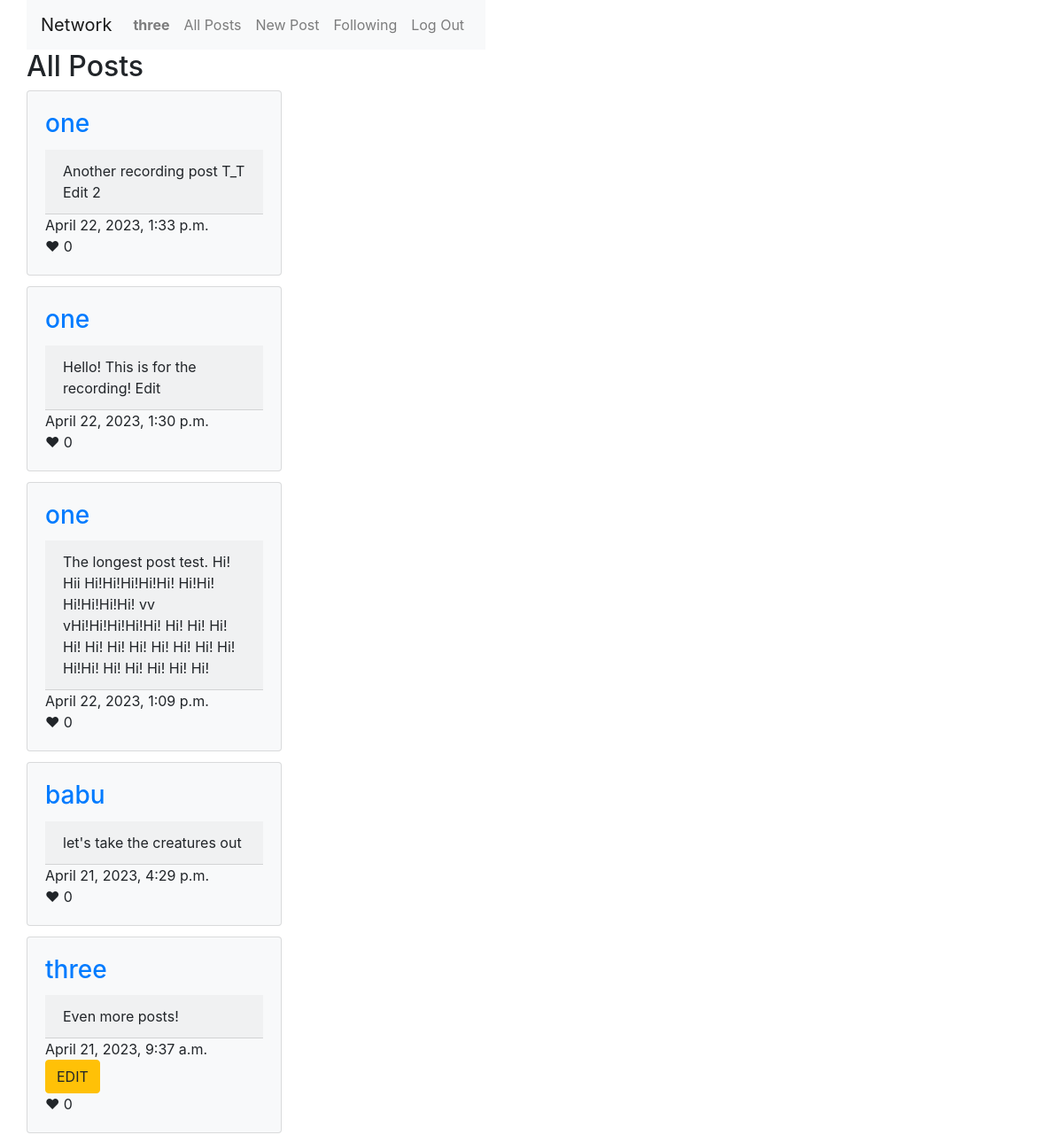
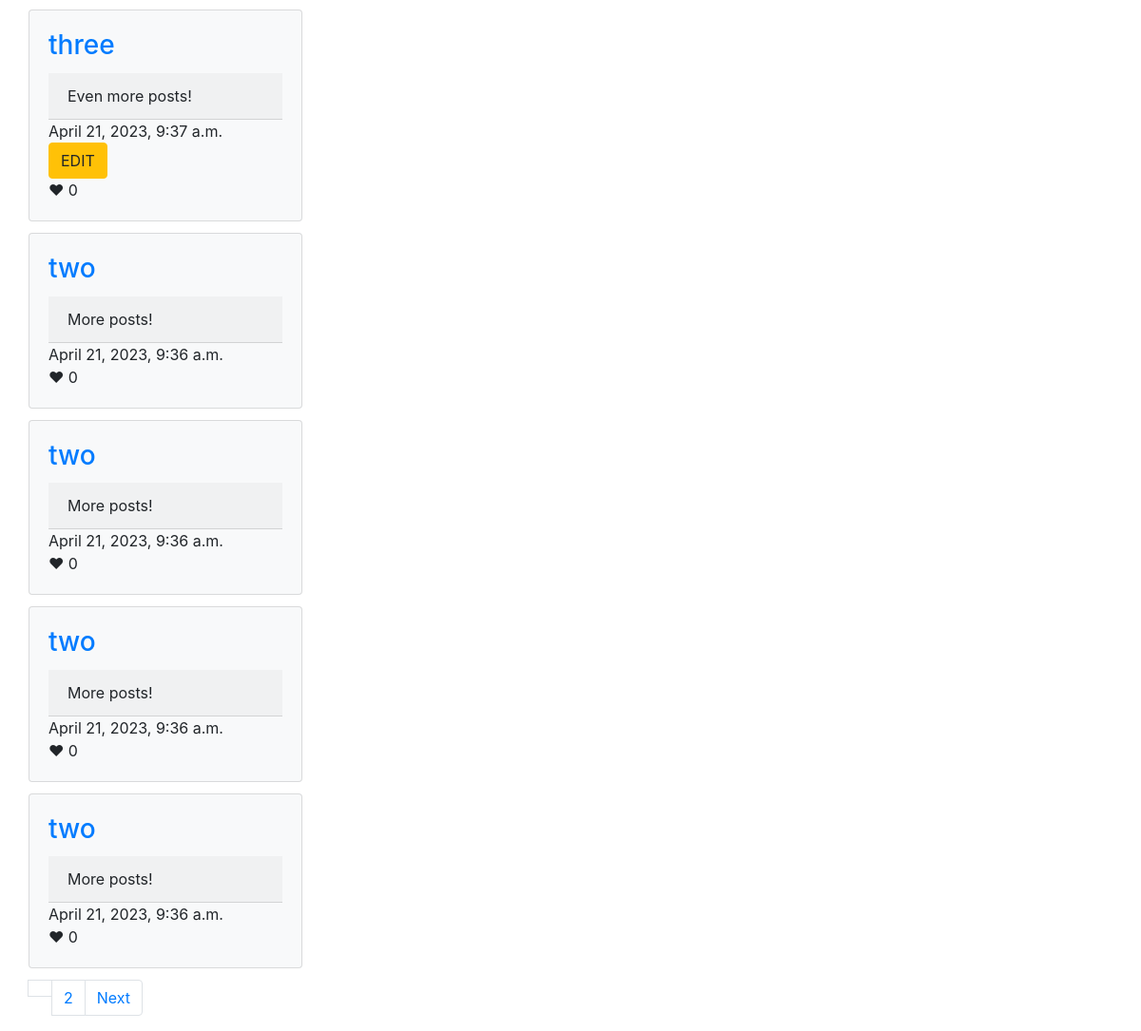
The app's page / (signed in) with its own data (2 pictures, top to bottom).
### network/models.py (models this page shows, shortened)
class User(AbstractUser):
    followers = models.ManyToManyField('self', symmetrical=False, blank=True)
    def __str__(self):
        return f"{self.username}"

class Posts(models.Model):
    user = models.ForeignKey(User, on_delete=models.CASCADE)
    content = models.CharField(max_length=280)
    datetime = models.DateTimeField(auto_now_add=True)
    likes = models.ManyToManyField(User, symmetrical=False, blank=True, related_name="likes")
    def LikeCount(self):
        return self.likes.count()
    class Meta:
        ordering = ['-datetime']

### network/views.py (the view)
# urls.py: path("", views.index, name="index"),
def index(request):
    all_posts = Posts.objects.all()
    paginator_all = Paginator(all_posts, 10)
    page_number = 1
    if request.GET.get("page") != None:
        page_number = request.GET.get("page")
    return render(request, "network/index.html", {
        "all_posts": paginator_all.page(page_number),
        })

### network/templates/network/index.html (shortened to what this page needs)
{% extends "network/layout.html" %}
{% block body %}
<div class="container">
    <div class="row align-items-center">
        <h2>All Posts</h2>
    </div>
</div>
<div class="container">
    <div class="row align-items-center">
    {% for post in all_posts%}
        <div class="card-columns">
            <div class="card bg-light" style="width: 18rem;">
                <div class="card-body">
                    <h3 class="card-title"><a href="{% url 'user' post.user.username %}">{{post.user}}</a></h3>
                    <div class="card-header"  id="content{{post.pk}}">{{post.content}}</div>
                    <div>{{post.datetime}}</div>
                    {% if request.user == post.user %}
                        <button id="edit{{post.pk}}" onclick=editPost(this.id) class="btn btn-warning">EDIT</button>
                    {% endif %}
                    {% if not post.user == user %}
                        <div onclick=likePost(this.id) id="like{{post.pk}}">
                            ❤
                            {% if post.LikeCount > 0 %}
                            {{post.LikeCount}}
                            {% else %}
                                0
                            {% endif %}
                        </div>
                    {% else %}
                        <div>
                            ❤
                            {% if post.likecount %}
                            {{post.likecount}}
                            {% else %}
                                0
                            {% endif %}
                        </div>
                    {% endif %}
                </div>
            </div>
        </div>
    {% endfor %}
</div>
</div>
<div class="container">
    <div class="row align-items-center">
    <div>
        <nav aria-label="Page navigation">
            <ul class="pagination">
                <li><a class="page-link" href="">{{all_posts.page_number}}</a></li>
                {% if all_posts.has_next %}
                    <li class="page-item"><a class="page-link" href="?page={{all_posts.next_page_number}}">{{all_posts.next_page_number}}</a></li>
                    <li class="page-item"><a class="page-link" href="?page={{all_posts.next_page_number}}">Next</a></li>
                {% endif %}
            </ul>
        </nav>
    </div>
</div>
</div>
{% endblock %}

### network/templates/network/layout.html (shortened to what this page needs)
{% load static %}
<!DOCTYPE html>
<html lang="en">
    <head>
        <link rel="stylesheet" href="https://stackpath.bootstrapcdn.com/bootstrap/4.4.1/css/bootstrap.min.css">
        <link href="{% static 'network/styles.css' %}" rel="stylesheet">
    </head>
    <body>
        <div class="container">
            <div class="row align-items-center">
                <nav class="navbar navbar-expand-lg navbar-light bg-light">
                    <a class="navbar-brand" href="#">Network</a>
                    <div>
                        <ul class="navbar-nav mr-auto">
                            {% if user.is_authenticated %}
                                <li class="nav-item">
                                    <a class="nav-link" href="{% url 'user' request.user.username %}"><strong>{{ user.username }}</strong></a>
                                </li>
                            {% endif %}
                            <li class="nav-item">
                            <a class="nav-link" href="{% url 'index' %}">All Posts</a>
                            </li>
                            {% if user.is_authenticated %}
                                <li class="nav-item">
                                    <a class="nav-link" href="{% url 'newpost' %}"> New Post</a>
                                </li>
                                <li class="nav-item">
                                    <a class="nav-link" href="{% url 'followed_posts' %}">Following</a>
                                </li>
                                <li class="nav-item">
                                    <a class="nav-link" href="{% url 'logout' %}">Log Out</a>
                                </li>
                            {% endif %}
                        </ul>
                    </div>
                </nav>
            </div>
        </div>
        <div class="body">
            {% block body %}
            {% endblock %}
        </div>
    </body>
</html>

### records on screen
User: username "three"
Posts: user "one", content "Another recording post T_T Edit 2", datetime "April 22, 2023, 1:33 p.m."
Posts: user "one", content "Hello! This is for the recording! Edit", datetime "April 22, 2023, 1:30 p.m."
Posts: user "one", content "The longest post test. Hi! Hii Hi!Hi!Hi!Hi!Hi! Hi!Hi! Hi!Hi!Hi!Hi! vv vHi!Hi!Hi!Hi!Hi! Hi! Hi! Hi! Hi! Hi! Hi! Hi! Hi! Hi! Hi! Hi! Hi!Hi! Hi! Hi! Hi! Hi! Hi!", datetime "April 22, 2023, 1:09 p.m."
Posts: user "babu", content "let's take the creatures out", datetime "April 21, 2023, 4:29 p.m."
Posts: user "three", content "Even more posts!", datetime "April 21, 2023, 9:37 a.m."
Posts: user "three", content "Even more posts!", datetime "April 21, 2023, 9:37 a.m."
Posts: user "two", content "More posts!", datetime "April 21, 2023, 9:36 a.m."
Posts: user "two", content "More posts!", datetime "April 21, 2023, 9:36 a.m."
Posts: user "two", content "More posts!", datetime "April 21, 2023, 9:36 a.m."
Posts: user "two", content "More posts!", datetime "April 21, 2023, 9:36 a.m."

### other values on screen
{{ all_posts.next_page_number }} "2"
